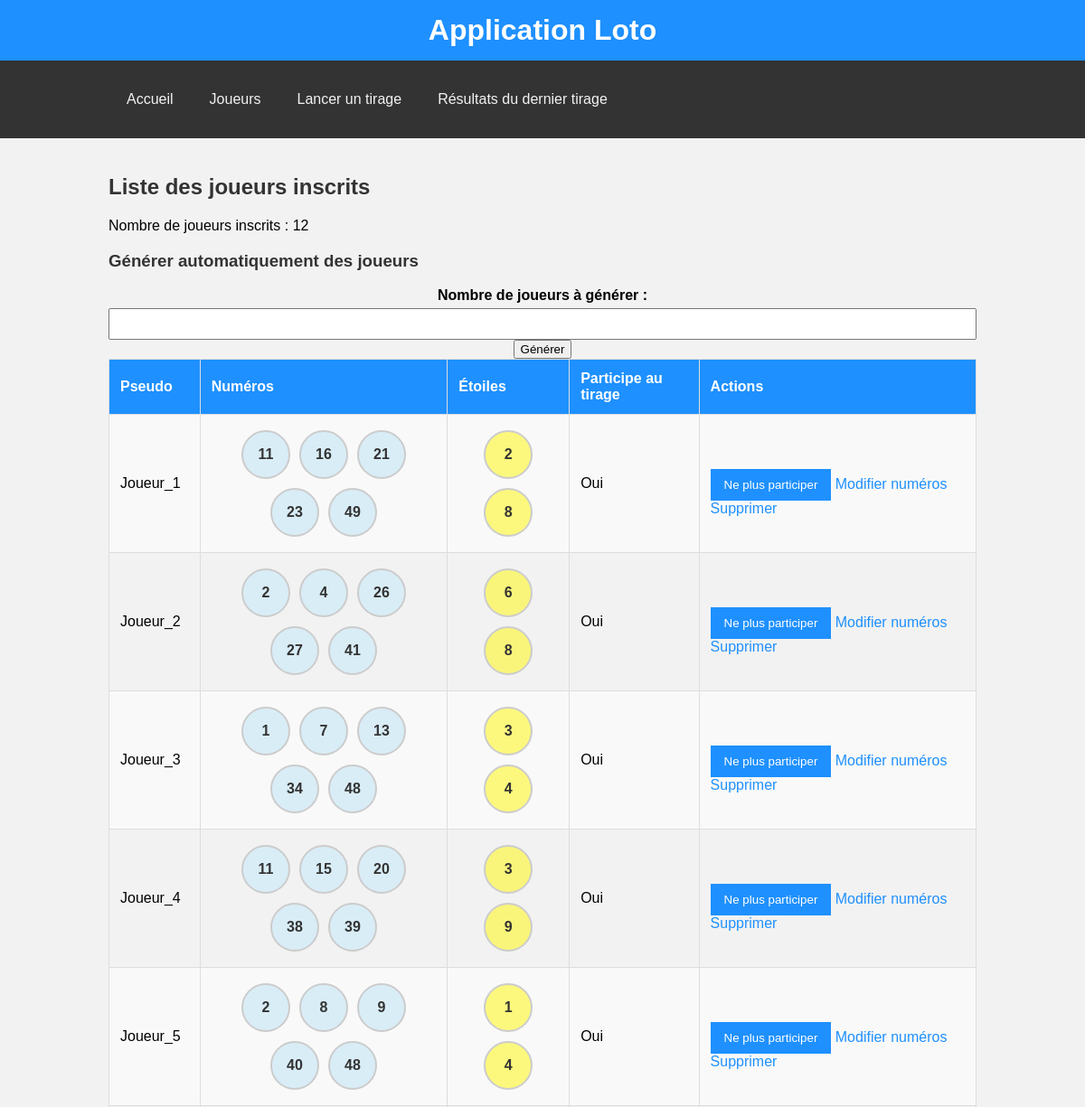
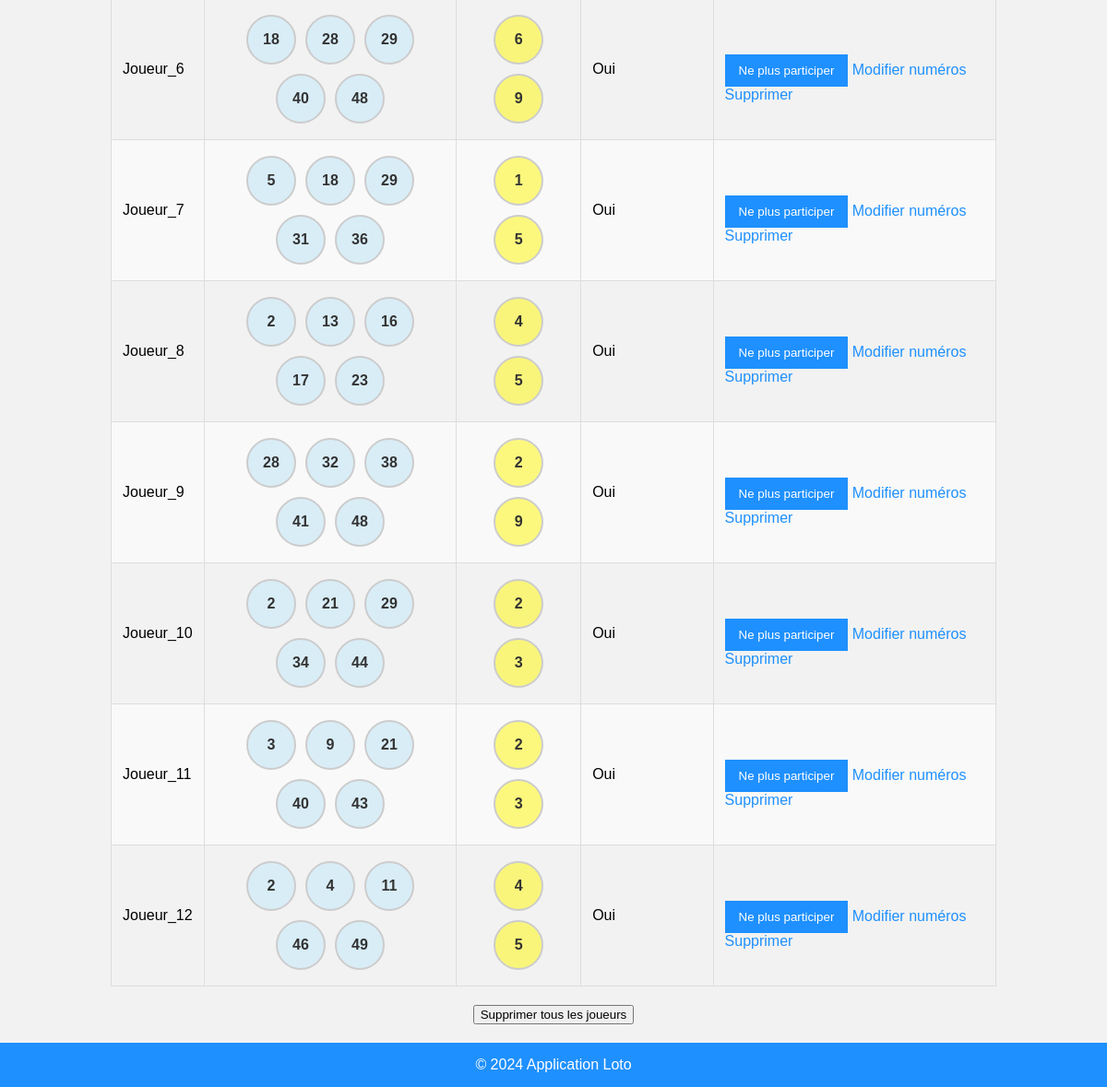
Screenshot of /joueurs with the database file from the repository (2 pictures, top to bottom).
### Loto.py (models this page shows)
class Joueur(db.Model):
    id = db.Column(db.Integer, primary_key=True)  # Clé primaire
    pseudo = db.Column(db.String(50), unique=True, nullable=False)  # Pseudo du joueur (doit être unique)
    numeros = db.Column(db.String(50))  # Numéros joués par le joueur
    etoiles = db.Column(db.String(50))  # Étoiles jouées par le joueur
    participation = db.Column(db.Boolean, default=True)  # Indique si le joueur participe
    password = db.Column(db.String(100), nullable=False)  # Mot de passe du joueur
    numero_unique = db.Column(db.String(50), unique=True, nullable=False)  # Identifiant unique
    resultats = db.relationship('Resultat', backref='joueur', cascade='all, delete-orphan')  # Relation avec les résultats

### Loto.py (the view)
@app.route('/joueurs', methods=['GET', 'POST'])
def joueurs():
    joueurs = Joueur.query.all()  # Récupère tous les joueurs de la base de données
    return render_template('joueurs.html', joueurs=joueurs)  # Affiche la page avec la liste des joueurs

### templates/joueurs.html (shortened to what this page needs)
{% extends "base.html" %}
{% block content %}
    <h2>Liste des joueurs inscrits</h2>
    <p>Nombre de joueurs inscrits : {{ joueurs|length }}</p>
    <h3>Générer automatiquement des joueurs</h3>
    <form action="{{ url_for('simuler_joueurs') }}" method="post">
        <label for="nb_joueurs">Nombre de joueurs à générer :</label>
        <input type="number" id="nb_joueurs" name="nb_joueurs" min="1" max="100" required>
        <button type="submit">Générer</button>
    </form>
    <table>
        <tr>
            <th>Pseudo</th>
            <th>Numéros</th>
            <th>Étoiles</th>
            <th>Participe au tirage</th>
            <th>Actions</th>
        </tr>
        {% for joueur in joueurs %}
        <tr>
            <td>{{ joueur.pseudo }}</td>
            <td>
                <div class="boules">
                    {% for num in joueur.numeros.split(',') %}
                    <div class="boule">{{ num }}</div>
                    {% endfor %}
                </div>
            </td>
            <td>
                <div class="etoiles">
                    {% for star in joueur.etoiles.split(',') %}
                    <div class="etoile">{{ star }}</div>
                    {% endfor %}
                </div>
            </td>
            <td>{{ 'Oui' if joueur.participation else 'Non' }}</td>
            <td>
                <form action="{{ url_for('modifier_participation', id=joueur.id) }}" method="post" style="display:inline;">
                    {% if joueur.participation %}
                        <input type="submit" value="Ne plus participer">
                    {% else %}
                        <input type="submit" value="Participer">
                    {% endif %}
                </form>
                <a href="{{ url_for('modifier_numeros', id=joueur.id) }}">Modifier numéros</a>
                <a href="{{ url_for('supprimer_joueur', id=joueur.id) }}">Supprimer</a>
            </td>
        </tr>
        {% endfor %}
    </table>
<form action="{{ url_for('supprimer_tous_les_joueurs') }}" method="post" onsubmit="return confirm('Êtes-vous sûr de vouloir supprimer tous les joueurs ?');">
    <button type="submit" class="btn btn-danger">Supprimer tous les joueurs</button>
</form>
{% endblock %}

### templates/base.html (shortened to what this page needs)
<!DOCTYPE html>
<html lang="fr">
<head>
    <link rel="stylesheet" href="{{ url_for('static', filename='styles.css') }}">
</head>
<body>
    <header>
        <h1>Application Loto</h1>
    </header>
    <nav class="navbar">
        <div class="container">
            <a href="{{ url_for('index') }}">Accueil</a>
            <a href="{{ url_for('joueurs') }}">Joueurs</a>
            <a href="{{ url_for('lancer_tirage') }}">Lancer un tirage</a>
            <a href="{{ url_for('afficher_resultats') }}">Résultats du dernier tirage</a>
        </div>
    </nav>
    <div class="container">
        {% block content %}{% endblock %}
    </div>
    <footer>
        <p>&copy; 2024 Application Loto</p>
    </footer>
</body>
</html>

### static/styles.css (style rules this page uses)
body { font-family: Arial, sans-serif; background-color: #f2f2f2; margin: 0; padding: 0; }
header, footer { background-color: #1E90FF; color: white; padding: 15px 0; }
.boules, .etoiles { display: flex; flex-wrap: wrap; justify-content: center; }
.boule, .etoile { width: 50px; height: 50px; border-radius: 50%; margin: 5px; display: flex; align-items: center; justify-content: center; cursor: pointer; font-weight: bold; font-size: 16px; border: 2px solid #ccc; transition: background-color 0.3s, border-color 0.3s; user-select: none; }
.boule { color: #333333; background-color: #d9edf7; }
.etoile { color: #333333; background-color: #fff7007f; }
form { text-align: center; }
label { font-weight: bold; }
header h1, footer p { margin: 0; text-align: center; }
h2, h3 { color: #333; }
.container { width: 80%; margin: auto; overflow: hidden; padding: 20px 0; }
table { border-collapse: collapse; width: 100%; margin-bottom: 20px; }
table th, table td { border: 1px solid #ddd; padding: 12px; text-align: left; }
table tr:nth-child(even) { background-color: #f9f9f9; }
table th { background-color: #1E90FF; color: white; }
a { color: #1E90FF; text-decoration: none; }
form label { display: block; margin-top: 10px; }
form input[type="text"], form input[type="number"] { width: 100%; padding: 8px; margin-top: 5px; box-sizing: border-box; }
form input[type="submit"] { background-color: #1E90FF; color: white; padding: 10px 15px; border: none; margin-top: 20px; cursor: pointer; }
.navbar { overflow: hidden; background-color: #333; }
.navbar a { float: left; display: block; color: #f2f2f2; padding: 14px 20px; text-align: center; }

### rows the page displays
Joueur: pseudo "Joueur_1", num "11" "16" "21" "23" "49", star "2" "8", participation "Oui"
Joueur: pseudo "Joueur_2", num "2" "4" "26" "27" "41", star "6" "8", participation "Oui"
Joueur: pseudo "Joueur_3", num "1" "7" "13" "34" "48", star "3" "4", participation "Oui"
Joueur: pseudo "Joueur_4", num "11" "15" "20" "38" "39", star "3" "9", participation "Oui"
Joueur: pseudo "Joueur_5", num "2" "8" "9" "40" "48", star "1" "4", participation "Oui"
Joueur: pseudo "Joueur_6", num "18" "28" "29" "40" "48", star "6" "9", participation "Oui"
Joueur: pseudo "Joueur_7", num "5" "18" "29" "31" "36", star "1" "5", participation "Oui"
Joueur: pseudo "Joueur_8", num "2" "13" "16" "17" "23", star "4" "5", participation "Oui"
Joueur: pseudo "Joueur_9", num "28" "32" "38" "41" "48", star "2" "9", participation "Oui"
Joueur: pseudo "Joueur_10", num "2" "21" "29" "34" "44", star "2" "3", participation "Oui"
Joueur: pseudo "Joueur_11", num "3" "9" "21" "40" "43", star "2" "3", participation "Oui"
Joueur: pseudo "Joueur_12", num "2" "4" "11" "46" "49", star "4" "5", participation "Oui"

### other values shown
{{ joueurs|length }} "12"
